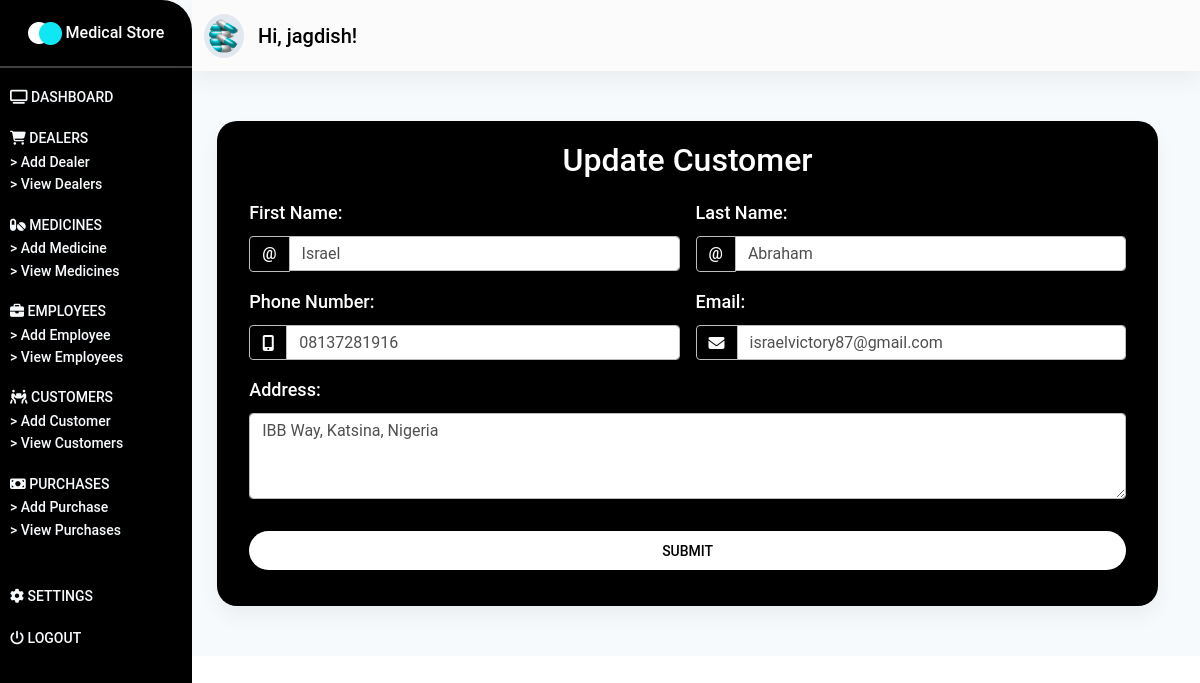
The app's page /customers/update-customer/1/ (signed in) with its own data.
### store/models.py (models this page shows, shortened)
class Customer(models.Model):
    fname = models.CharField(max_length=100)
    lname = models.CharField(max_length=100)
    address = models.TextField()
    phone_number = models.CharField(max_length=15)
    email = models.CharField(max_length=50)

### store/views.py (the view, shortened to what this page needs)
@login_required(login_url="/login/")
def update_customer(request, pk):
    customer = Customer.objects.get(id=pk)
    form = UpdateCustomerForm(instance=customer)
    context = {
        "form": form,
    }
    return render(request, "store/update-customer.html", context)

### store/templates/store/update-customer.html (shortened to what this page needs)
{% extends 'store/base.html' %}
{% load static %}
{% block content %}
    <section id="dashboard_section" class="dashboard_section">
        {% include "store/_dashboard-admin.html" %}
        <div class="container-fluid">
            <div class="add_dealer">
                <div class="customer__card card">
                    <p class="h2">
                        Update Customer
                    </p>
                    <div class="add__dealer__form">
                        <div class="container">
                            <form class="row g-3 needs-validation" method="POST">
                                <div class="col-md-6">
                                    <label for="validationCustomFirstName" class="form-label">
                                        First Name:
                                    </label>
                                    <div class="input-group">
                                        <span class="input-group-text" id="inputGroupPrepend">@</span>
                                        {{ form.fname }}
                                    </div>
                                </div>
                                <div class="col-md-6">
                                    <label for="validationCustomLastName" class="form-label">
                                        Last Name:
                                    </label>
                                    <div class="input-group">
                                        <span class="input-group-text" id="inputGroupPrepend">@</span>
                                        {{ form.lname }}
                                    </div>
                                </div>
                                <div class="col-md-6">
                                    <label for="validationPhoneNumber" class="form-label">
                                        Phone Number:
                                    </label>
                                    <div class="input-group">
                                        <span class="input-group-text" id="inputGroupPrepend">
                                            <i class="fa fa-mobile" aria-hidden="true"></i>
                                        </span>
                                        {{ form.phone_number }}
                                    </div>
                                </div>
                                <div class="col-md-6">
                                    <label for="validationEmail" class="form-label">
                                        Email:
                                    </label>
                                    <div class="input-group">
                                        <span class="input-group-text" id="inputGroupPrepend">
                                            <i class="fa fa-envelope" aria-hidden="true"></i>
                                        </span>
                                        {{ form.email }}
                                    </div>
                                </div>
                                <div class="col-md-12">
                                    <div class="form-group">
                                        <label for="validationAddress" class="form-label">
                                            Address:
                                        </label>
                                        {{ form.address }}
                                    </div>
                                </div>
                                <div class="col-12 pt-3">
                                    <div class="col-12 pb-3">
                                        <button class="btn btn-block login-button" type="submit">
                                            Submit
                                        </button>
                                    </div>
                                </div>
                            </form>
                        </div>
                    </div>
                </div>
            </div>
        </div>
    </section>
{% endblock content %}

### store/templates/store/_dashboard-admin.html (shortened to what this page needs)
{% load static %}
<div class="dashboard_header" id="sidebarToggleButton">
    <div class="dasboard_sidebar">
        <nav class="sidenav_bar sidenav-d-none" id="sideNavBar">
            <div class="dashboard_logo">
                <div class="logo_flex">
                    <img src="{% static 'images/logo.png' %}" alt="" class="img-responsive">
                    <span class="text">
                        Medical Store
                    </span>
                </div>
            </div>
            <hr class="hr_sidenav">
            <div class="sidebar_main">
                <ul class="sidebar">
                    <li class="sidebar_item">
                        <a href="{% url 'store:dashboard-admin' %}" class="item_link">
                            <i class="fa fa-television" aria-hidden="true"></i>
                            <span class="item_text sidebar_active">
                                Dashboard
                            </span>
                        </a>
                    </li>
                    <li class="sidebar_item">
                        <a class="item_link" id="dealerID">
                            <i class="fa fa-shopping-cart" aria-hidden="true"></i>
                            <span class="item_text">
                                Dealers
                            </span>
                        </a>
                        <div class="dealer__items" id="dealerItems">
                            <a href="{% url "store:add-dealer" %}" class="dealer__item">
                                > Add Dealer
                            </a>
                            <a href="{% url "store:view-dealers" %}" class="dealer__item">
                                > View Dealers
                            </a>
                        </div>
                    </li>
                    <li class="sidebar_item">
                        <a class="item_link" id="medicineID">
                            <i class="fas fa-pills    "></i>
                            <span class="item_text">
                                Medicines
                            </span>
                        </a>
                        <div class="medicine__items" id="medicineItems">
                            <a href="{% url 'store:add-medicine' %}" class="dealer__item">
                                > Add Medicine
                            </a>
                            <a href="{% url 'store:view-medicines' %}" class="dealer__item">
                                > View Medicines
                            </a>
                        </div>
                    </li>
                    <li class="sidebar_item">
                        <a class="item_link" id="employeeID">
                            <i class="fa fa-briefcase" aria-hidden="true"></i>
                            <span class="item_text">
                                Employees
                            </span>
                        </a>
                        <div class="employee__items" id="employeeItems">
                            <a href="{% url 'store:add-employee' %}" class="dealer__item">
                                > Add Employee
                            </a>
                            <a href="{% url 'store:view-employees' %}" class="dealer__item">
                                > View Employees
                            </a>
                        </div>
                    </li>
                    <li class="sidebar_item">
                        <a class="item_link" id="customerID">
                            <i class="fas fa-people-carry    "></i>
                            <span class="item_text">
                                Customers
                            </span>
                        </a>
                        <div class="customer__items" id="customerItems">
                            <a href="{% url 'store:add-customer' %}" class="dealer__item">
                                > Add Customer
                            </a>
                            <a href="{% url 'store:view-customers' %}" class="dealer__item">
                                > View Customers
                            </a>
                        </div>
                    </li>
                    <li class="sidebar_item" id="purchaseID">
                        <a class="item_link">
                            <i class="fas fa-money-bill    "></i>
                            <span class="item_text">
                                Purchases
                            </span>
                        </a>
                        <div class="purchase__items" id="purchaseItems">
                            <a href="{% url 'store:add-purchase' %}" class="dealer__item">
                                > Add Purchase
                            </a>
                            <a href="{% url 'store:view-purchases' %}" class="dealer__item">
                                > View Purchases
                            </a>
                        </div>
                    </li>
                </ul>
            </div>
            <div class="sidebar_meta">
                <ul class="sidebar">
                    <li class="sidebar_item">
                        <a href="{% url 'store:settings' %}" class="item_link">
                            <i class="fa fa-gear" aria-hidden="true"></i>
                            <span class="item_text">
                                Settings
                            </span>
                        </a>
                    </li>
                    <li class="sidebar_item">
                        <a href="{% url 'store:confirm-logout' %}" class="item_link">
                            <i class="fa fa-power-off" aria-hidden="true"></i>
                            <span class="item_text">
                                Logout
                            </span>
                        </a>
                    </li>
                </ul>
            </div>
        </nav>
    </div>
    <div class="dashboard_navbar" id=mainNavBar>
        <nav class="navbar navbar-expand-sm navbar-light bg-light sticky-top">
            <div class="container-fluid">
                <a class="navbar-brand nav_image" href="#">
                    <img src="{% static 'images/medicine.png' %}" alt="" class="img-responsive">
                    <span class="nav_span" style="font-weight: 550;">
                        Hi, {{ request.user.username }}!
                    </span>
                </a>
            </div>
        </nav>
    </div>
</div>

### store/static/css/styles.css (style rules this page uses)
* { margin: 0%; padding: 0%; box-sizing: border-box; }
label.form-label { color: #fff !important; font-size: 18px; font-weight: 550; }
span.input-group-text { color: #fff !important; font-weight: 550; }
button.login-button { background-color: #fff; border-radius: 20px; font-size: 14px; font-weight: 550; color: #000 !important; }
a.nav_image img { width: 40px; background-color: #e2e8f0; padding: 5px; color: #000 !important; border-radius: 50%; }
span.nav_span { font-weight: 550; color: #000; margin-left: 10px; }
span.sidebar_active { font-weight: 550; }
div.dashboard_navbar { margin-left: 12rem; }
nav.sidenav_bar { width: 12rem; height: 100%; padding-bottom: 50px; position: fixed; background: #000; border-radius: 0px 30px 30px 0px; }
div.dashboard_logo { margin-top: 20px; margin-bottom: 20px; text-align: center; }
div.dashboard_logo span.text { color: #fff !important; font-weight: 550; }
hr.hr_sidenav { background-color: #fff; height: 2px; }
ul.sidebar { list-style: none; padding: 0; margin: 0; display: flex; flex-direction: column; align-items: flex-start; margin-left: 10px; }
li.sidebar_item { margin-bottom: 1rem; }
li.sidebar_item a { color: #f7fafc; font-size: 14px; font-weight: 500; }
li.sidebar_item span.item_text { text-transform: uppercase; }
div.dealer__items, div.medicine__items, div.employee__items, div.customer__items, div.purchase__items { display: flex; flex-direction: column; }
a.dealer__item { color: #f7fafc; font-size: 14px; }
div.sidebar_meta { margin-top: 26px; }
section.dashboard_section { --bg-opacity: 1; background-color: #f7fafc; background-size: contain; }
div.add_dealer { margin-top: 50px; padding-bottom: 50px; }
div.dealer__card, div.medicine__card, div.employee__card, div.customer__card, div.purchase__card, div.confirm__card { padding: 20px; background-color: #000; width: 80%; margin: auto; margin-right: 30px; border-radius: 20px; }
div.dealer__card p.h2, div.medicine__card p.h2, div.employee__card p.h2, div.customer__card p.h2, div.purchase__card p.h2, div.confirm__card p.h2 { text-align: center; color: #fff; margin-bottom: 20px; font-weight: 550; }

### records on screen
Customer: fname "Israel", lname "Abraham", phone_number "08137281916", email "israelvictory87@gmail.com", address "IBB Way, Katsina, Nigeria"

### other values on screen
{{ request.user.username }} "jagdish"
